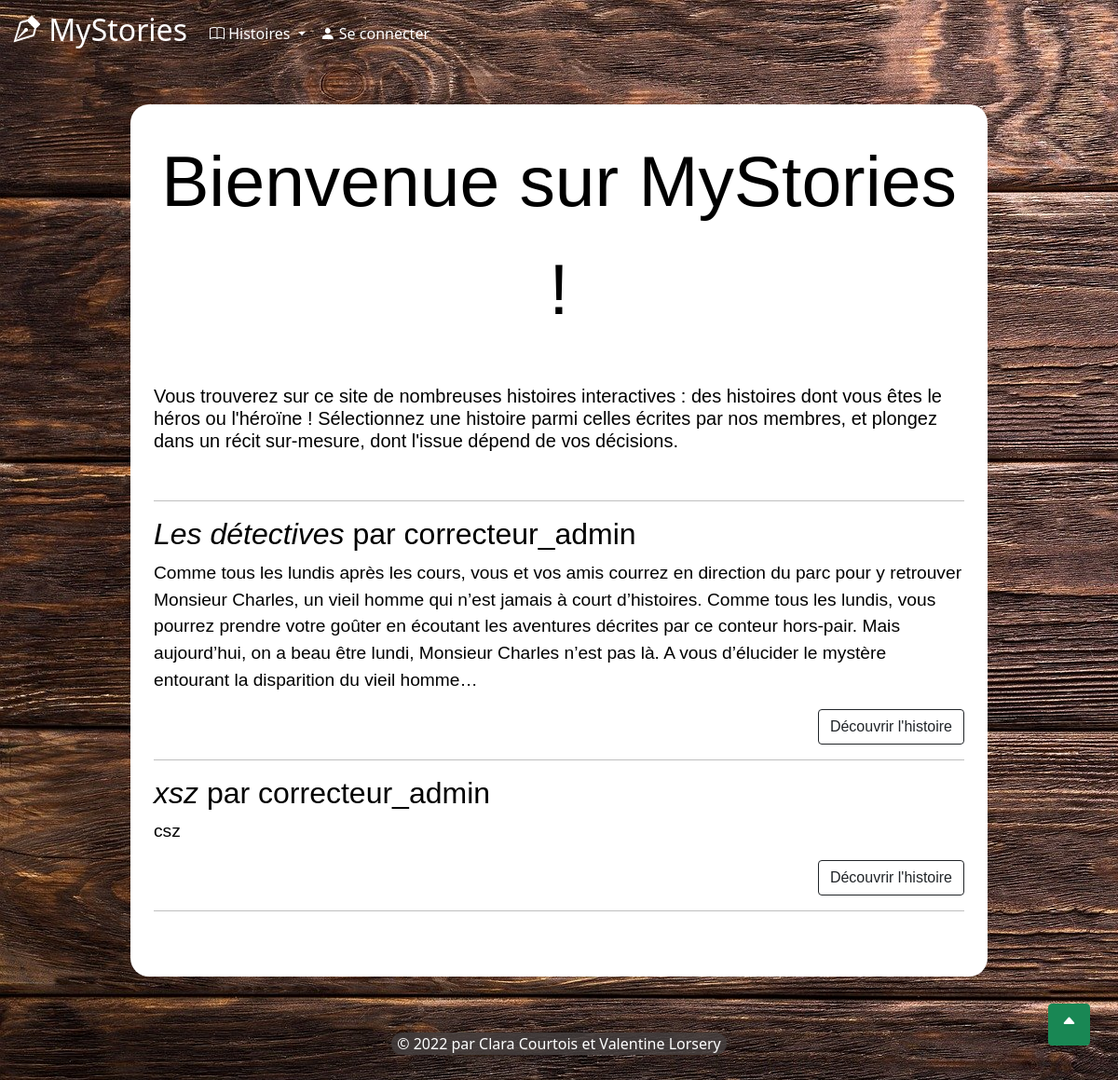
The app's page /, older data.
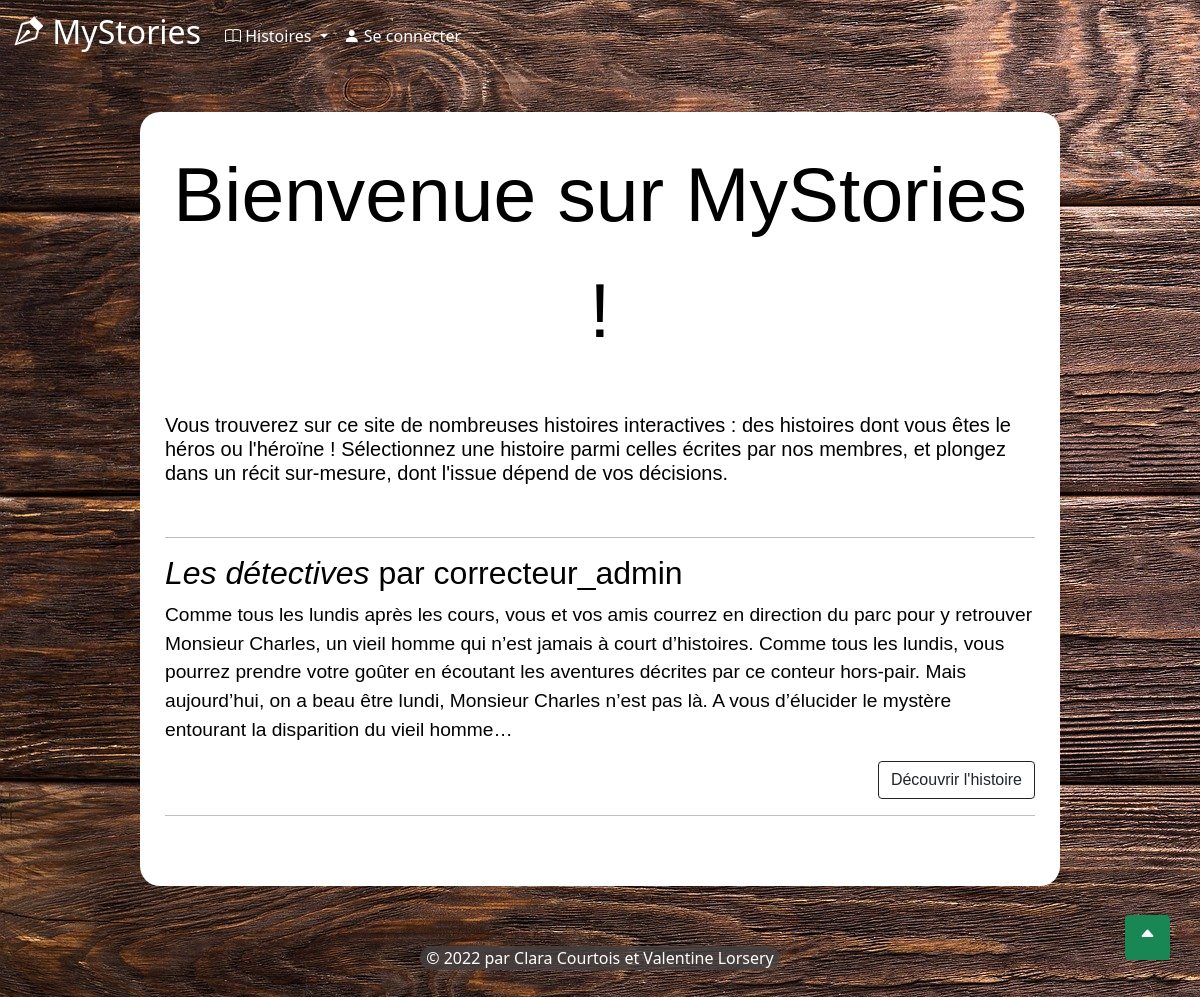
The same page, newer data.
### tables this page shows
CREATE TABLE `stories` (
  `id_story` int(11) NOT NULL,
  `title` varchar(50) DEFAULT NULL,
  `author` varchar(30) DEFAULT NULL,
  `nbChapters` int(11) DEFAULT NULL,
  `finished` tinyint(1) DEFAULT NULL,
  `date` date DEFAULT NULL,
  `hide` tinyint(1) NOT NULL,
  `summary` mediumtext NOT NULL,
  `nbrPoints` int(11) DEFAULT NULL
);

### Index.php (the view)
<?php include("includes/header.php") ?>
<?php include("includes/connect.php") ?>
<main>
  <div id="backgroundConnexion">
    <p class="titre"> Bienvenue sur MyStories ! </p>
    <br />
    <h5>Vous trouverez sur ce site de nombreuses histoires interactives : des histoires dont vous êtes le héros ou l'héroïne ! Sélectionnez une histoire parmi celles écrites par nos membres, et plongez dans un récit sur-mesure, dont l'issue dépend de vos décisions.</h5>
    <br />
    <hr />
    <div>
      <?php
      $requete = "SELECT * FROM stories WHERE hide='0'";
      $resultat = $bdd->query($requete);
      while ($histoire = $resultat->fetch()) {
        $valeur = $histoire["id_story"];
      ?>
        <div>
          <h2><em><?= $histoire['title'] ?></em> par <?= $histoire['author'] ?></h2>
          <p><?= $histoire['summary'] ?></p>
        </div>
        <div id="btn-lecture">
          <?php
          if (isset($_SESSION['login'])) {
            $link = "StorySummary.php?id=$valeur.php";
          } else {
            $link = "NonConnecte.php";
          } ?>
          <a id="size-btn" class="btn btn-outline-dark" href="<?= $link ?>" role="button">Découvrir l'histoire</a>
        </div>
        <hr />
      <?php
      }
      ?>
    </div>
    <br />
    <a class="btn btn-success" id="btnHautPage" href="#top" role="button" title="Haut de page"> <i class="bi bi-caret-up-fill"></i> </a>
  </div>
</main>
<footer id="footer">
    &copy 2022 par Clara Courtois et Valentine Lorsery
  <br />
</footer>
</body>
</html>

Row changes from the older to the newer data that the page shows:
removed stories: title "xsz", author "correcteur_admin", summary "csz"
